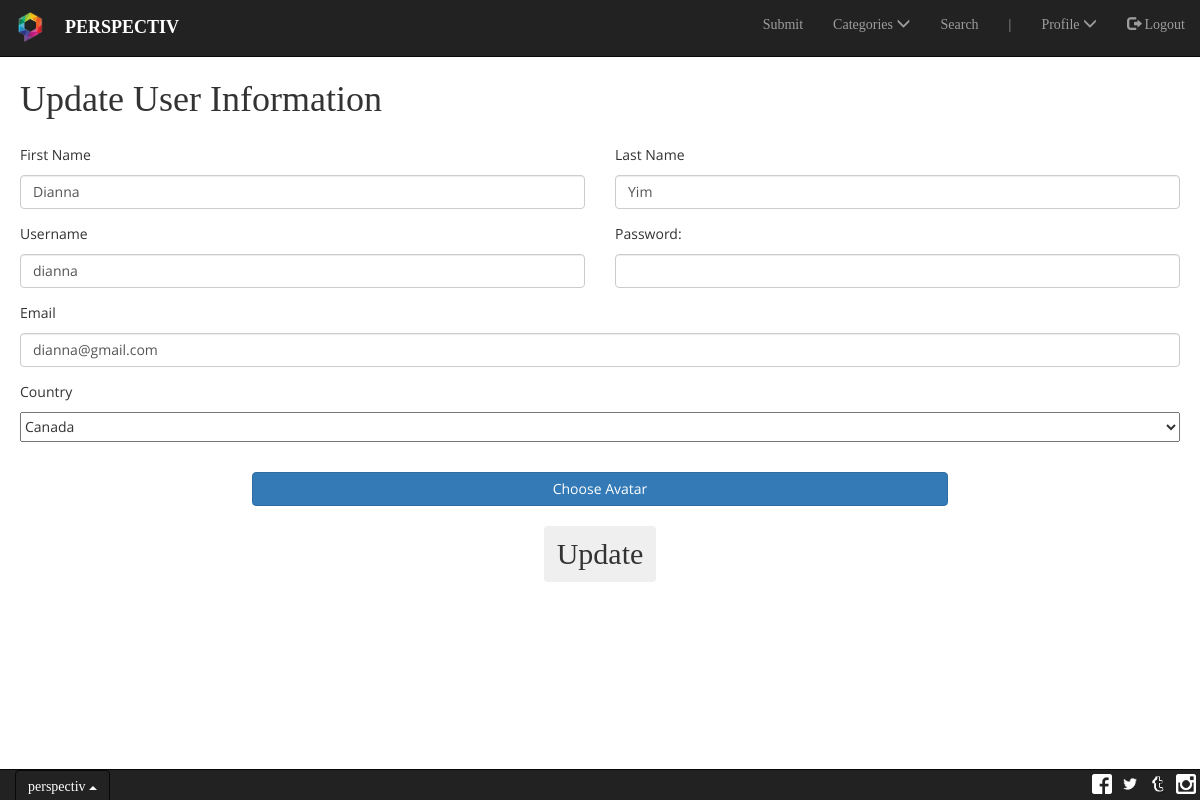
Screenshot of /Edit.php (signed in) with the database file from the repository.
### tables this page shows
CREATE TABLE IF NOT EXISTS `user` (
  `UserID` varchar(6) NOT NULL,
  `Fname` char(255) NOT NULL,
  `Lname` char(255) NOT NULL,
  `username` char(255) NOT NULL,
  `email` varchar(255) DEFAULT NULL,
  `password` varchar(255) NOT NULL,
  `numImages` int(11) NOT NULL,
  PRIMARY KEY (`UserID`),
  UNIQUE KEY `username` (`username`,`email`)
);

### Edit.php (the view, shortened to what this page needs)
<?php
	$link = mysqli_connect("localhost", "root", "", "seng513_perspectiv");
	$user = $_SESSION['id'];
	$sql = "select * from user where UserID='$user'";
	$result = mysqli_query($link, $sql);
	$row = mysqli_fetch_assoc($result);
?>
<!DOCTYPE html>
<html lang="en" xmlns="http://www.w3.org/1999/xhtml">
<head>
    <link rel="stylesheet" href="http://maxcdn.bootstrapcdn.com/bootstrap/3.3.6/css/bootstrap.min.css">
    <link rel="stylesheet" href="Stylesheets/FormStylesheet.css" />
	<link rel="stylesheet" href="Stylesheets/navbar.css" />
</head>
<body>
    <nav class="navbar navbar-inverse navbar-fixed-top">
        <div class="container-fluid">
            <div class="navbar-header">
                <a class="navbar-brand" href="Home.php">
                    <img alt="Brand" class="brand" src="Stylesheets/Logo.jpg">
                </a>
                <p class="navbar-text" style="color: white; font-weight: bold; font-size: 18px;">PERSPECTIV
                </p>
            </div>
            <div class="collapse navbar-collapse" id="Navbar">
                <ul class="nav navbar-nav navbar-right">
                    <?php
						if (isset($_SESSION['login_user']))
							echo '<li><a href="Submit.php">Submit</a></li>';
					?>
                    <li class="dropdown">
                        <a class="dropdown-toggle" data-toggle="dropdown" href="#">Categories  <span class="glyphicon glyphicon-menu-down"><small></small></span></a>
                    </li>
                    <li><a href="Search.php">Search</a></li>
                    <li><p class="navbar-text hidden-sm hidden-xs"> | </p></li>
					<?php
						if (!isset($_SESSION['login_user']))
						{
							echo '<li><a href="Signup.php"><span class="glyphicon glyphicon-user"></span> Sign Up</a></li>';
							echo '<li><a href="Login.php"><span class="glyphicon glyphicon-log-in"></span> Login</a></li>';
						}
						else
						{
							echo '<li class="dropdown">
									<a class="dropdown-toggle" data-toggle="dropdown" href="#">Profile  <span class="glyphicon glyphicon-menu-down"><small></small></span></a>
									<ul class="dropdown-menu">
										<li><a href="Edit.php">Edit Profile</a></li>
										<li class="divider"></li>
										<li><a href="?page=user"><span class="glyphicon glyphicon-user"></span> Profile</a></li>
									</ul>
								</li>';
							echo '<li><a href="Logout.php"><span class="glyphicon glyphicon-log-out"></span> Logout</a></li>';
						}
					?>
                </ul>
            </div>
        </div>
    </nav>
	<nav class="navbar navbar-xs navbar-inverse navbar-fixed-bottom">
		<div class="container-fluid">
			<div class="footer-text navbar-header">
				<div class="dropup">
					<button class="btn dropdown-toggle inverse-dropdown" type="button" id="footer-dropdown" data-toggle="dropdown" aria-haspopup="true" aria-expanded="false">
					perspectiv
						<span class="caret"></span>
					</button>
				</div>
			</div>
			<ul class="nav navbar-nav navbar-right">
				<li><a class="footer-link" style="padding: 0px 0px" href="http://www.facebook.com">
					<img class="footer-btn" src="Assets/brand_assets/fb/FB-f-Logo__white_29.png"/></a></li>
				<li><a class="footer-link" style="padding: 0px 0px" href="http://www.twitter.com">
					<img class="footer-btn" src="Assets/brand_assets/twitter/TwitterLogo_white.png"/></a></li>
				<li><a class="footer-link" style="padding: 0px 0px" href="http://www.tumblr.com">
					<img class="footer-btn" src="Assets/brand_assets/tumblr/tumblr_logo_white_transparent-32.png"/></a></li>
				<li><a class="footer-link" style="padding: 0px 0px" href="http://www.instagram.com">
					<img class="footer-btn" src="Assets/brand_assets/insta/ig_glyph_logo.png"/></a></li>
			</ul>
		</div>
	</nav>
    <h1 id="title">Update User Information</h1>
    <div class="row">
        <form class = "form-signup" id="signup" name="signupForm" method = "post" action = "UpdatingUser.php" enctype="multipart/form-data">
            <div class="col-xs-12 col-sm-12 col-md-6">
                <p id="form-label">First Name</p>
				<?php
					echo '<input name="firstname" id="firstname" type="text" class="form-control" value="' . $row["Fname"] . '" autofocus required>';
				?>
            </div>
            <div class="col-xs-12 col-sm-12 col-md-6">
                <p id="form-label">Last Name</p>
                <?php
					echo '<input name="lastname" id="lastname" type="text" class="form-control" value="' . $row["Lname"] . '" autofocus required>';
				?>
            </div>
            <div class="col-xs-12 col-sm-12 col-md-6">
                <p id="form-label">Username</p>
                <?php
					echo '<input name="username" id="username" type="text" class="form-control" value="' . $row["username"] . '" autofocus required>';
				?>
            </div>
            <div class="col-xs-12 col-sm-12 col-md-6">
                <p id="form-label">Password:</p>
                <input name = "password" id = "password" input type="password" class="form-control" required/>
            </div>
            <div class="col-xs-12">
                <p id="form-label">Email</p>
                <?php
					echo '<input name="email" id="email" type="text" class="form-control" value="' . $row["email"] . '" autofocus required>';
				?>
            </div>
            <div class="col-xs-12">
                <p id="form-label">Country</p>
                <select name="Country" id="form-dropdown">
                    <option>Canada</option>
                </select>
            </div>
			<div class="col-xs-12">
				<div class="fileUpload btn btn-primary">
					<span>Choose Avatar</span>
				</div>
			</div>
			<div class="col-xs-12">
				<button type="login" class="btn" id="form-submit">Update</button>
			</div>
        </form>
    </div>
</body>
</html>

### Stylesheets/FormStylesheet.css (style rules this page uses)
body { padding-top: 60px; padding-bottom: 20px; margin-left: 20px; margin-right: 20px; font-family: 'Open Sans', sans-serif; }
#title { font-family: 'CodePro'; }
#form-label { margin-top: 15px; margin-bottom: 10px; }
#form-dropdown { width: 100%; height: 30px; }
#form-submit { font-size: 30px; text-align: center; position: relative; margin-top: 20px; margin-bottom: 20px; margin-left: auto; margin-right: auto; display: block; font-family: 'CodePro'; }
.fileUpload { position: relative; overflow: hidden; margin-top: 30px; text-align: center; margin-left: auto; margin-right: auto; display: block; width: 60%; margin-top: 30px; }

### Stylesheets/navbar.css (style rules this page uses)
.navbar { font-family: 'CodePro'; }
.navbar-xs { min-height: 20px; height: 20px; }
.navbar-xs .navbar-nav > li > a { padding-top: 5px; padding-bottom: 5px; line-height: 20px; }
.brand { width: 30px; height: 30px; }
.footer-link { padding: 0px 0px; text-decoration: none; }
.footer-btn { width: 20px; height: 20px; margin-top: 4px; margin-left: 4px; margin-right: 4px; }
.navbar-fixed-bottom { padding-bottom: 30px; }
#footer-dropdown { color: white; }
@media only screen and (min-width: 992px) { .brand { margin-right: -10px; margin-top: -3px; } }

### rows the page displays
user: firstname "Dianna", lastname "Yim", username "dianna", email "dianna@gmail.com"
